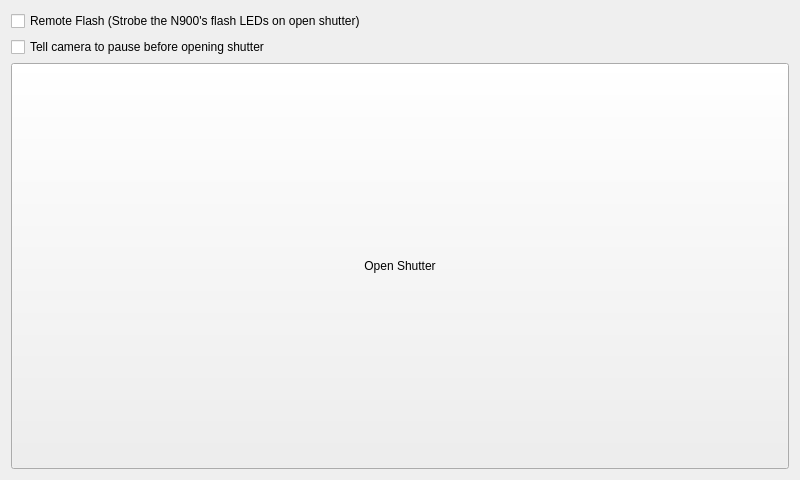
<?xml version="1.0" encoding="UTF-8"?>
<ui version="4.0">
 <class>PIRCameraForm</class>
 <widget class="QWidget" name="PIRCameraForm">
  <property name="geometry">
   <rect>
    <x>0</x>
    <y>0</y>
    <width>800</width>
    <height>480</height>
   </rect>
  </property>
  <property name="windowTitle">
   <string>Form</string>
  </property>
  <layout class="QVBoxLayout" name="verticalLayout">
   <item>
    <widget class="QCheckBox" name="remoteFlashCheckBox">
     <property name="text">
      <string>Remote Flash (Strobe the N900's flash LEDs on open shutter)</string>
     </property>
    </widget>
   </item>
   <item>
    <widget class="QCheckBox" name="delayedShutterCheckBox">
     <property name="text">
      <string>Tell camera to pause before opening shutter</string>
     </property>
    </widget>
   </item>
   <item>
    <widget class="QPushButton" name="openShutterButton">
     <property name="sizePolicy">
      <sizepolicy hsizetype="Minimum" vsizetype="Minimum">
       <horstretch>0</horstretch>
       <verstretch>0</verstretch>
      </sizepolicy>
     </property>
     <property name="text">
      <string>Open Shutter</string>
     </property>
    </widget>
   </item>
  </layout>
 </widget>
 <resources/>
 <connections>
  <connection>
   <sender>PIRCameraForm</sender>
   <signal>openShutterEnabled(bool)</signal>
   <receiver>openShutterButton</receiver>
   <slot>setEnabled(bool)</slot>
   <hints>
    <hint type="sourcelabel">
     <x>399</x>
     <y>239</y>
    </hint>
    <hint type="destinationlabel">
     <x>399</x>
     <y>361</y>
    </hint>
   </hints>
  </connection>
  <connection>
   <sender>PIRCameraForm</sender>
   <signal>delayedOpenShutterEnabled(bool)</signal>
   <receiver>delayedShutterCheckBox</receiver>
   <slot>setEnabled(bool)</slot>
   <hints>
    <hint type="sourcelabel">
     <x>399</x>
     <y>239</y>
    </hint>
    <hint type="destinationlabel">
     <x>403</x>
     <y>36</y>
    </hint>
   </hints>
  </connection>
 </connections>
 <slots>
  <signal>openShutterEnabled(bool)</signal>
  <signal>delayedOpenShutterEnabled(bool)</signal>
 </slots>
</ui>
